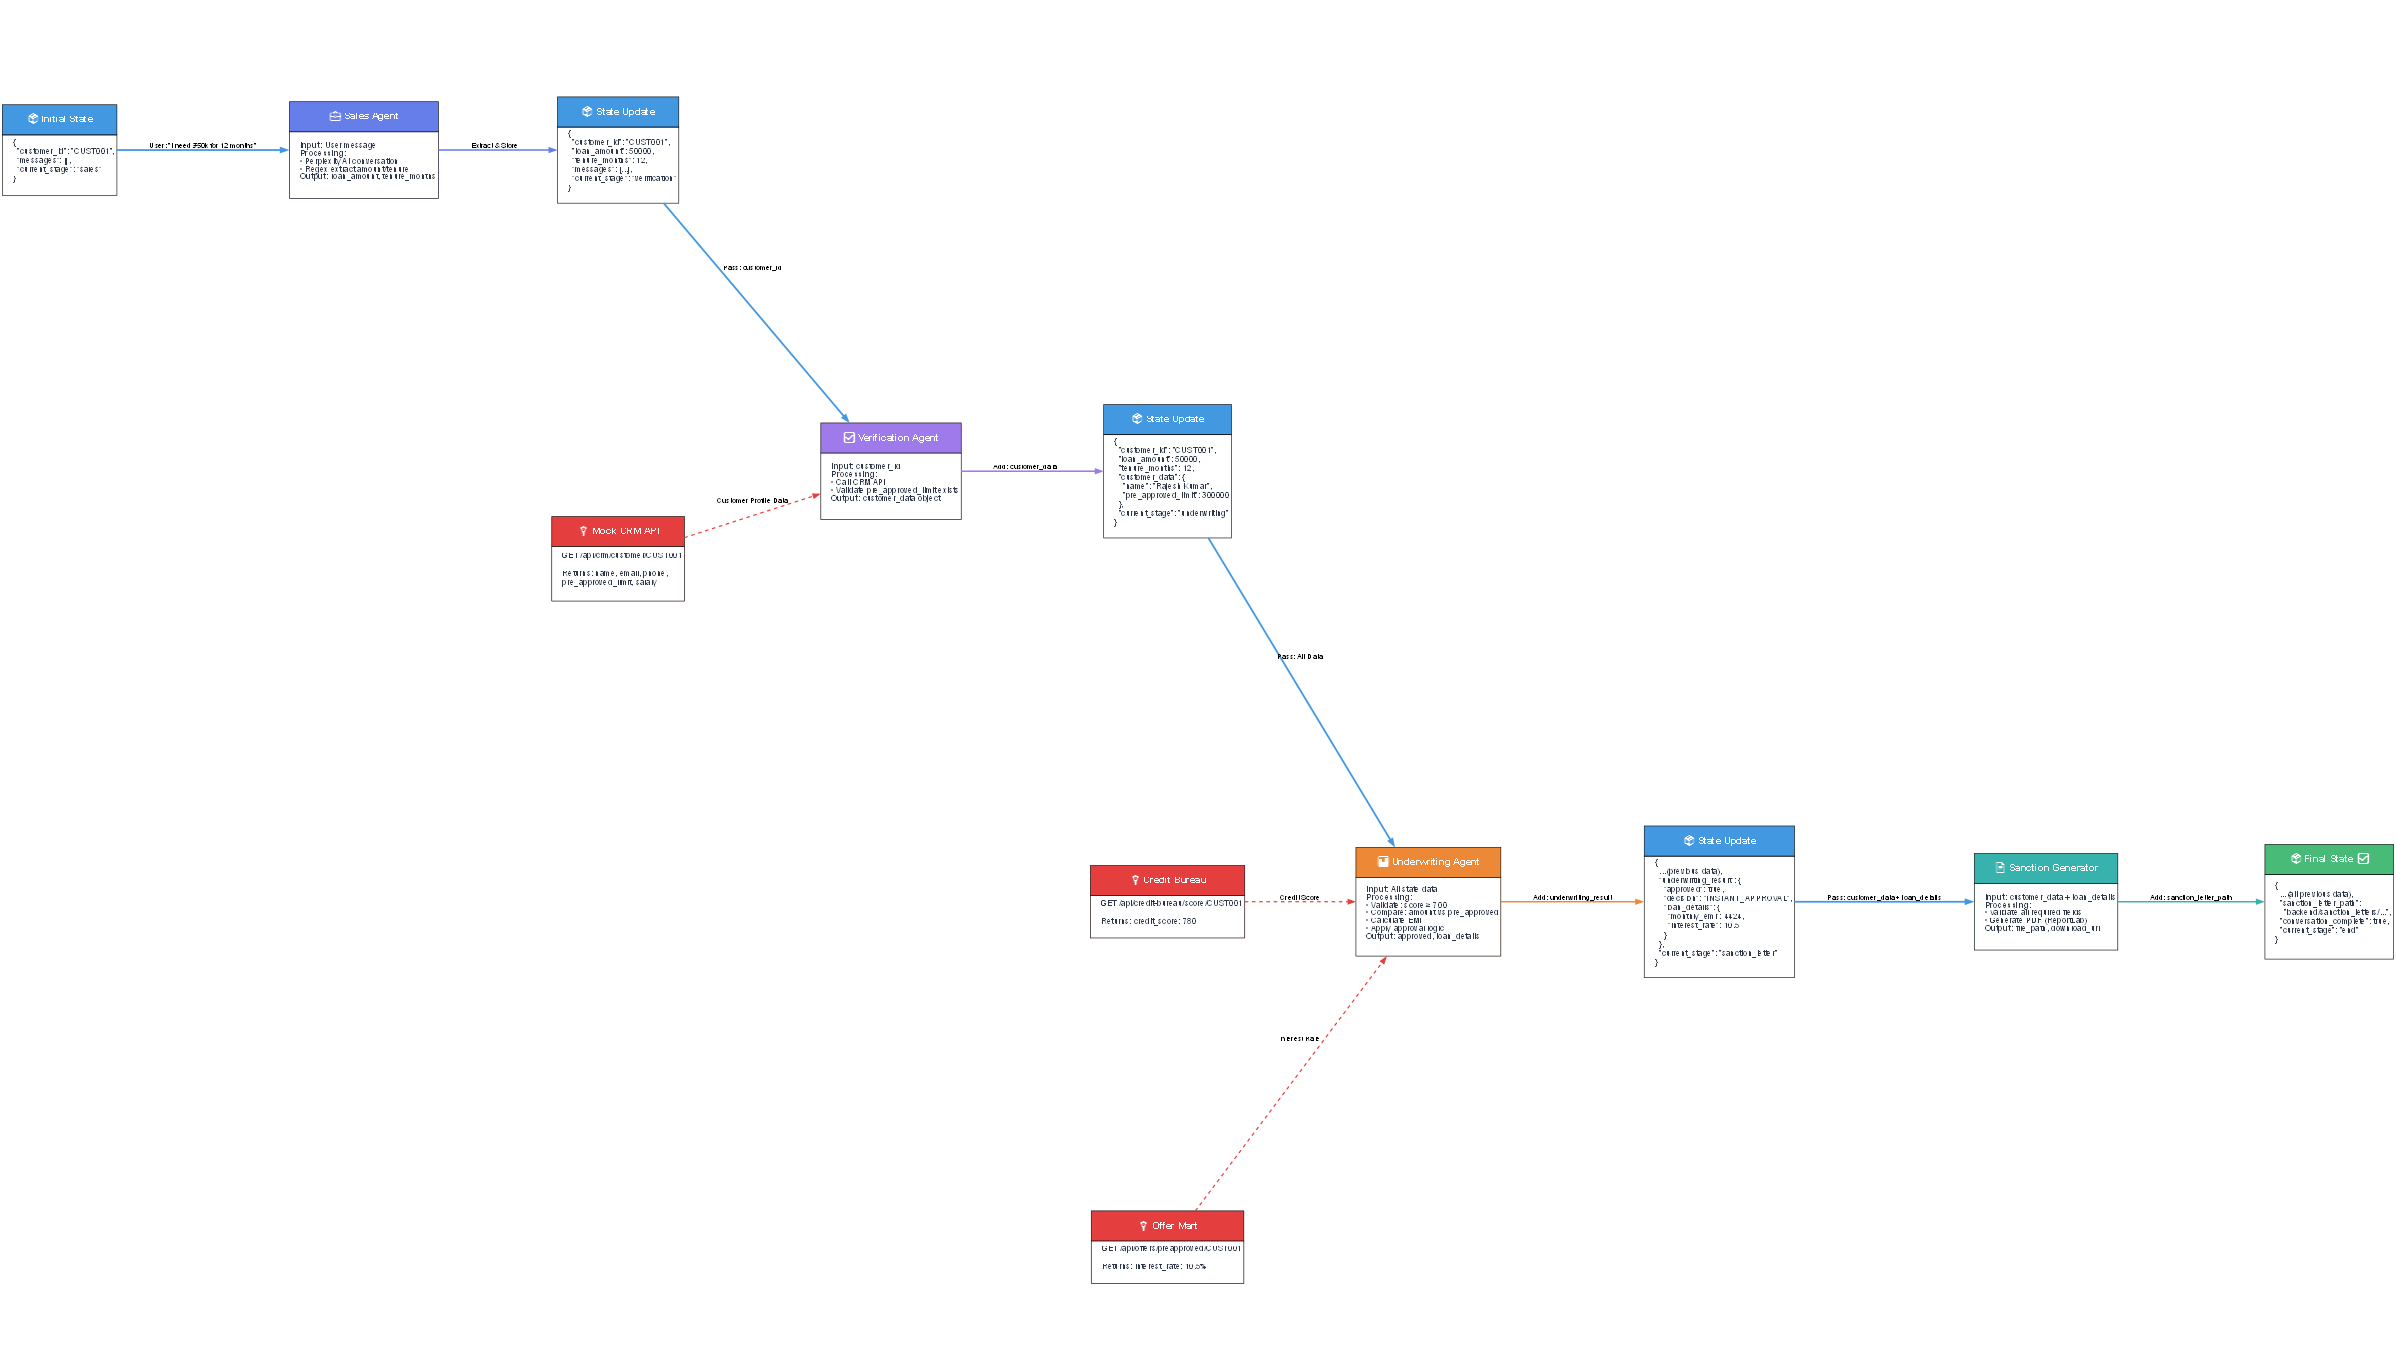

Generate this figure with Python:
# loan_data_flow.py
# Data Flow Diagram showing how data moves between agents and services
# Shows: State Object → Agent Processing → Data Validation → Next Agent
from graphviz import Digraph

def create_data_flow_diagram(output_basename='loan_data_flow'):
    """
    Generates data flow diagram showing state management and data passing.
    Optimized for 16:9 slide ratio focusing on data transformations.
    """
    g = Digraph('G', filename=output_basename, format='png')
    
    # --- Global Graph Attributes ---
    g.attr(rankdir='LR', splines='spline', bgcolor='#FFFFFF', dpi='150', 
           nodesep='1.2', ranksep='1.5')
    g.attr('node', shape='plain', fontname='Arial', fontsize='14')
    g.attr('edge', fontname='Arial', fontsize='12')
    g.attr(size='16,9', ratio='fill')  # 16:9 aspect ratio

    # --- Data Store: Initial State ---
    g.node('InitState', label='''<
<TABLE BORDER="0" CELLBORDER="1" CELLSPACING="0" BGCOLOR="#FFFFFF">
  <TR><TD BGCOLOR="#4299E1" HEIGHT="50"><FONT COLOR="#FFFFFF" POINT-SIZE="16"><B>📦 Initial State</B></FONT></TD></TR>
  <TR><TD ALIGN="LEFT" HEIGHT="100"><FONT COLOR="#2D3748" POINT-SIZE="13">
    {<BR ALIGN="LEFT"/>
      "customer_id": "CUST001",<BR ALIGN="LEFT"/>
      "messages": [],<BR ALIGN="LEFT"/>
      "current_stage": "sales"<BR ALIGN="LEFT"/>
    }<BR ALIGN="LEFT"/>
  </FONT></TD></TR>
</TABLE>>''')

    # --- Process 1: Sales Agent ---
    g.node('SalesProcess', label='''<
<TABLE BORDER="0" CELLBORDER="1" CELLSPACING="0" BGCOLOR="#667EEA">
  <TR><TD HEIGHT="50"><FONT COLOR="#FFFFFF" POINT-SIZE="16"><B>💼 Sales Agent</B></FONT></TD></TR>
  <TR><TD ALIGN="LEFT" BGCOLOR="#FFFFFF" HEIGHT="110"><FONT COLOR="#2D3748" POINT-SIZE="13">
    <B>Input:</B> User message<BR ALIGN="LEFT"/>
    <B>Processing:</B><BR ALIGN="LEFT"/>
    • Perplexity AI conversation<BR ALIGN="LEFT"/>
    • Regex extract amount/tenure<BR ALIGN="LEFT"/>
    <B>Output:</B> loan_amount, tenure_months<BR ALIGN="LEFT"/>
  </FONT></TD></TR>
</TABLE>>''')

    # --- Data Store: State After Sales ---
    g.node('StateAfterSales', label='''<
<TABLE BORDER="0" CELLBORDER="1" CELLSPACING="0" BGCOLOR="#FFFFFF">
  <TR><TD BGCOLOR="#4299E1" HEIGHT="50"><FONT COLOR="#FFFFFF" POINT-SIZE="16"><B>📦 State Update</B></FONT></TD></TR>
  <TR><TD ALIGN="LEFT" HEIGHT="120"><FONT COLOR="#2D3748" POINT-SIZE="13">
    {<BR ALIGN="LEFT"/>
      "customer_id": "CUST001",<BR ALIGN="LEFT"/>
      "loan_amount": 50000,<BR ALIGN="LEFT"/>
      "tenure_months": 12,<BR ALIGN="LEFT"/>
      "messages": [...],<BR ALIGN="LEFT"/>
      "current_stage": "verification"<BR ALIGN="LEFT"/>
    }<BR ALIGN="LEFT"/>
  </FONT></TD></TR>
</TABLE>>''')

    # --- External Service: CRM ---
    g.node('CRMService', label='''<
<TABLE BORDER="0" CELLBORDER="1" CELLSPACING="0" BGCOLOR="#E53E3E">
  <TR><TD HEIGHT="50"><FONT COLOR="#FFFFFF" POINT-SIZE="16"><B>🔌 Mock CRM API</B></FONT></TD></TR>
  <TR><TD ALIGN="LEFT" BGCOLOR="#FFFFFF" HEIGHT="90"><FONT COLOR="#2D3748" POINT-SIZE="13">
    GET /api/crm/customer/CUST001<BR ALIGN="LEFT"/>
    <BR ALIGN="LEFT"/>
    Returns: name, email, phone,<BR ALIGN="LEFT"/>
    pre_approved_limit, salary<BR ALIGN="LEFT"/>
  </FONT></TD></TR>
</TABLE>>''')

    # --- Process 2: Verification Agent ---
    g.node('VerifyProcess', label='''<
<TABLE BORDER="0" CELLBORDER="1" CELLSPACING="0" BGCOLOR="#9F7AEA">
  <TR><TD HEIGHT="50"><FONT COLOR="#FFFFFF" POINT-SIZE="16"><B>✅ Verification Agent</B></FONT></TD></TR>
  <TR><TD ALIGN="LEFT" BGCOLOR="#FFFFFF" HEIGHT="110"><FONT COLOR="#2D3748" POINT-SIZE="13">
    <B>Input:</B> customer_id<BR ALIGN="LEFT"/>
    <B>Processing:</B><BR ALIGN="LEFT"/>
    • Call CRM API<BR ALIGN="LEFT"/>
    • Validate pre_approved_limit exists<BR ALIGN="LEFT"/>
    <B>Output:</B> customer_data object<BR ALIGN="LEFT"/>
  </FONT></TD></TR>
</TABLE>>''')

    # --- Data Store: State After Verification ---
    g.node('StateAfterVerify', label='''<
<TABLE BORDER="0" CELLBORDER="1" CELLSPACING="0" BGCOLOR="#FFFFFF">
  <TR><TD BGCOLOR="#4299E1" HEIGHT="50"><FONT COLOR="#FFFFFF" POINT-SIZE="16"><B>📦 State Update</B></FONT></TD></TR>
  <TR><TD ALIGN="LEFT" HEIGHT="150"><FONT COLOR="#2D3748" POINT-SIZE="13">
    {<BR ALIGN="LEFT"/>
      "customer_id": "CUST001",<BR ALIGN="LEFT"/>
      "loan_amount": 50000,<BR ALIGN="LEFT"/>
      "tenure_months": 12,<BR ALIGN="LEFT"/>
      "customer_data": {<BR ALIGN="LEFT"/>
        "name": "Rajesh Kumar",<BR ALIGN="LEFT"/>
        "pre_approved_limit": 300000<BR ALIGN="LEFT"/>
      },<BR ALIGN="LEFT"/>
      "current_stage": "underwriting"<BR ALIGN="LEFT"/>
    }<BR ALIGN="LEFT"/>
  </FONT></TD></TR>
</TABLE>>''')

    # --- External Services: Credit Bureau + Offer Mart ---
    g.node('CreditService', label='''<
<TABLE BORDER="0" CELLBORDER="1" CELLSPACING="0" BGCOLOR="#E53E3E">
  <TR><TD HEIGHT="50"><FONT COLOR="#FFFFFF" POINT-SIZE="16"><B>🔌 Credit Bureau</B></FONT></TD></TR>
  <TR><TD ALIGN="LEFT" BGCOLOR="#FFFFFF" HEIGHT="70"><FONT COLOR="#2D3748" POINT-SIZE="13">
    GET /api/credit-bureau/score/CUST001<BR ALIGN="LEFT"/>
    <BR ALIGN="LEFT"/>
    Returns: credit_score: 780<BR ALIGN="LEFT"/>
  </FONT></TD></TR>
</TABLE>>''')

    g.node('OfferService', label='''<
<TABLE BORDER="0" CELLBORDER="1" CELLSPACING="0" BGCOLOR="#E53E3E">
  <TR><TD HEIGHT="50"><FONT COLOR="#FFFFFF" POINT-SIZE="16"><B>🔌 Offer Mart</B></FONT></TD></TR>
  <TR><TD ALIGN="LEFT" BGCOLOR="#FFFFFF" HEIGHT="70"><FONT COLOR="#2D3748" POINT-SIZE="13">
    GET /api/offers/preapproved/CUST001<BR ALIGN="LEFT"/>
    <BR ALIGN="LEFT"/>
    Returns: interest_rate: 10.5%<BR ALIGN="LEFT"/>
  </FONT></TD></TR>
</TABLE>>''')

    # --- Process 3: Underwriting Agent ---
    g.node('UnderwriteProcess', label='''<
<TABLE BORDER="0" CELLBORDER="1" CELLSPACING="0" BGCOLOR="#ED8936">
  <TR><TD HEIGHT="50"><FONT COLOR="#FFFFFF" POINT-SIZE="16"><B>📊 Underwriting Agent</B></FONT></TD></TR>
  <TR><TD ALIGN="LEFT" BGCOLOR="#FFFFFF" HEIGHT="130"><FONT COLOR="#2D3748" POINT-SIZE="13">
    <B>Input:</B> All state data<BR ALIGN="LEFT"/>
    <B>Processing:</B><BR ALIGN="LEFT"/>
    • Validate: score ≥ 700<BR ALIGN="LEFT"/>
    • Compare: amount vs pre_approved<BR ALIGN="LEFT"/>
    • Calculate EMI<BR ALIGN="LEFT"/>
    • Apply approval logic<BR ALIGN="LEFT"/>
    <B>Output:</B> approved, loan_details<BR ALIGN="LEFT"/>
  </FONT></TD></TR>
</TABLE>>''')

    # --- Data Store: State After Underwriting ---
    g.node('StateAfterUnderwrite', label='''<
<TABLE BORDER="0" CELLBORDER="1" CELLSPACING="0" BGCOLOR="#FFFFFF">
  <TR><TD BGCOLOR="#4299E1" HEIGHT="50"><FONT COLOR="#FFFFFF" POINT-SIZE="16"><B>📦 State Update</B></FONT></TD></TR>
  <TR><TD ALIGN="LEFT" HEIGHT="160"><FONT COLOR="#2D3748" POINT-SIZE="13">
    {<BR ALIGN="LEFT"/>
      ...(previous data),<BR ALIGN="LEFT"/>
      "underwriting_result": {<BR ALIGN="LEFT"/>
        "approved": true,<BR ALIGN="LEFT"/>
        "decision": "INSTANT_APPROVAL",<BR ALIGN="LEFT"/>
        "loan_details": {<BR ALIGN="LEFT"/>
          "monthly_emi": 4424,<BR ALIGN="LEFT"/>
          "interest_rate": 10.5<BR ALIGN="LEFT"/>
        }<BR ALIGN="LEFT"/>
      },<BR ALIGN="LEFT"/>
      "current_stage": "sanction_letter"<BR ALIGN="LEFT"/>
    }<BR ALIGN="LEFT"/>
  </FONT></TD></TR>
</TABLE>>''')

    # --- Process 4: Sanction Letter Generator ---
    g.node('SanctionProcess', label='''<
<TABLE BORDER="0" CELLBORDER="1" CELLSPACING="0" BGCOLOR="#38B2AC">
  <TR><TD HEIGHT="50"><FONT COLOR="#FFFFFF" POINT-SIZE="16"><B>📄 Sanction Generator</B></FONT></TD></TR>
  <TR><TD ALIGN="LEFT" BGCOLOR="#FFFFFF" HEIGHT="110"><FONT COLOR="#2D3748" POINT-SIZE="13">
    <B>Input:</B> customer_data + loan_details<BR ALIGN="LEFT"/>
    <B>Processing:</B><BR ALIGN="LEFT"/>
    • Validate all required fields<BR ALIGN="LEFT"/>
    • Generate PDF (ReportLab)<BR ALIGN="LEFT"/>
    <B>Output:</B> file_path, download_url<BR ALIGN="LEFT"/>
  </FONT></TD></TR>
</TABLE>>''')

    # --- Data Store: Final State ---
    g.node('FinalState', label='''<
<TABLE BORDER="0" CELLBORDER="1" CELLSPACING="0" BGCOLOR="#FFFFFF">
  <TR><TD BGCOLOR="#48BB78" HEIGHT="50"><FONT COLOR="#FFFFFF" POINT-SIZE="16"><B>📦 Final State ✅</B></FONT></TD></TR>
  <TR><TD ALIGN="LEFT" HEIGHT="140"><FONT COLOR="#2D3748" POINT-SIZE="13">
    {<BR ALIGN="LEFT"/>
      ...(all previous data),<BR ALIGN="LEFT"/>
      "sanction_letter_path": <BR ALIGN="LEFT"/>
        "backend/sanction_letters/...",<BR ALIGN="LEFT"/>
      "conversation_complete": true,<BR ALIGN="LEFT"/>
      "current_stage": "end"<BR ALIGN="LEFT"/>
    }<BR ALIGN="LEFT"/>
  </FONT></TD></TR>
</TABLE>>''')

    # --- Data Flow Edges ---
    # Initial State to Sales
    g.edge('InitState', 'SalesProcess', label='User: "I need ₹50k for 12 months"', 
           color='#4299E1', penwidth='3')
    
    # Sales to State Update
    g.edge('SalesProcess', 'StateAfterSales', label='Extract & Store', color='#667EEA', penwidth='2.5')
    
    # State to Verification
    g.edge('StateAfterSales', 'VerifyProcess', label='Pass: customer_id', color='#4299E1', penwidth='3')
    
    # CRM Service to Verification
    g.edge('CRMService', 'VerifyProcess', label='Customer Profile Data', color='#E53E3E', 
           penwidth='2', style='dashed')
    
    # Verification to State
    g.edge('VerifyProcess', 'StateAfterVerify', label='Add: customer_data', color='#9F7AEA', penwidth='2.5')
    
    # State to Underwriting
    g.edge('StateAfterVerify', 'UnderwriteProcess', label='Pass: All Data', color='#4299E1', penwidth='3')
    
    # External Services to Underwriting
    g.edge('CreditService', 'UnderwriteProcess', label='Credit Score', color='#E53E3E', 
           penwidth='2', style='dashed')
    g.edge('OfferService', 'UnderwriteProcess', label='Interest Rate', color='#E53E3E', 
           penwidth='2', style='dashed')
    
    # Underwriting to State
    g.edge('UnderwriteProcess', 'StateAfterUnderwrite', label='Add: underwriting_result', 
           color='#ED8936', penwidth='2.5')
    
    # State to Sanction
    g.edge('StateAfterUnderwrite', 'SanctionProcess', label='Pass: customer_data + loan_details', 
           color='#4299E1', penwidth='3')
    
    # Sanction to Final State
    g.edge('SanctionProcess', 'FinalState', label='Add: sanction_letter_path', 
           color='#38B2AC', penwidth='2.5')

    # Render
    g.render(cleanup=True)
    print(f"✅ Data flow diagram generated: {output_basename}.png")
    print(f"   Shows complete state management and data passing between agents")

if __name__ == '__main__':
    create_data_flow_diagram()
